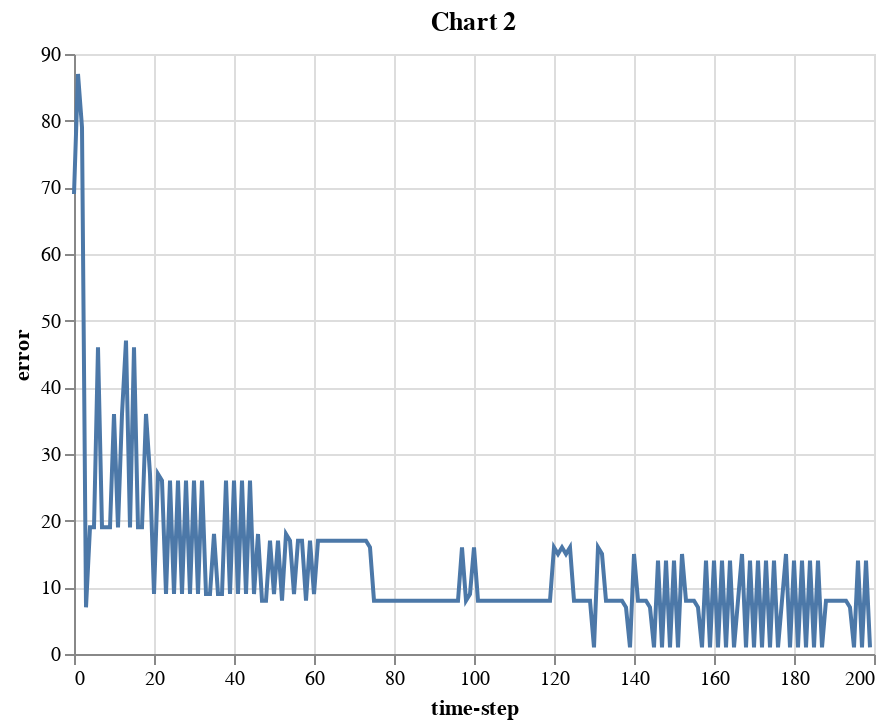

Source (notebook cell):
### Markdown cell above
After 200 runs, the perceptron has reached 99.5% accuracy, meaning that it is misclassifying a single case at this point. Why not 100% accuracy? If you keep "tweaking" the $\eta$ parameter and running more iterations, the perceptron will eventually find the set of weights to get 100% accuracy. Now, let's look at the reduction of error over iterations.

### Code cell
error_df = pd.DataFrame({'error':errors, 'time-step': np.arange(0, len(errors))})

alt.Chart(error_df).mark_line().encode(
    x="time-step", y="error"
).properties(
    title='Chart 2'
)

### Figure 1 — Vega-Lite specification as saved in the notebook (floating-point values rounded to 4 significant figures; data arrays with more than 128 entries replaced by an {"elided": "..."} marker saying what was removed)
{"config": {"view": {"continuousWidth": 400, "continuousHeight": 300}}, "data": {"name": "data-02591404ec6ebf4a4ecdf15f3291bf27"}, "mark": "line", "encoding": {"x": {"type": "quantitative", "field": "time-step"}, "y": {"type": "quantitative", "field": "error"}}, "title": "Chart 2", "$schema": "https://vega.github.io/schema/vega-lite/v4.0.2.json", "datasets": {"data-02591404ec6ebf4a4ecdf15f3291bf27": {"elided": "200 records"}}}
